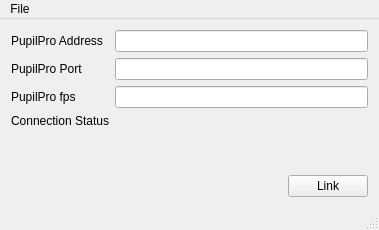
<?xml version="1.0" encoding="UTF-8"?>
<ui version="4.0">
 <class>MainWindow</class>
 <widget class="QMainWindow" name="MainWindow">
  <property name="geometry">
   <rect>
    <x>0</x>
    <y>0</y>
    <width>379</width>
    <height>230</height>
   </rect>
  </property>
  <property name="windowTitle">
   <string>PupilPro-LSL Connector</string>
  </property>
  <widget class="QWidget" name="centralWidget">
   <layout class="QVBoxLayout" name="verticalLayout">
    <item>
     <layout class="QFormLayout" name="formLayout">
      <property name="fieldGrowthPolicy">
       <enum>QFormLayout::AllNonFixedFieldsGrow</enum>
      </property>
      <item row="0" column="0">
       <widget class="QLabel" name="label_4">
        <property name="text">
         <string>PupilPro Address</string>
        </property>
       </widget>
      </item>
      <item row="0" column="1">
       <widget class="QLineEdit" name="serverIP">
        <property name="text">
         <string/>
        </property>
       </widget>
      </item>
      <item row="2" column="0">
       <widget class="QLabel" name="pupilProPortLabel">
        <property name="text">
         <string>PupilPro Port</string>
        </property>
       </widget>
      </item>
      <item row="2" column="1">
       <widget class="QLineEdit" name="port"/>
      </item>
      <item row="4" column="0">
       <widget class="QLabel" name="label_2">
        <property name="text">
         <string>Connection Status</string>
        </property>
       </widget>
      </item>
      <item row="4" column="1">
       <widget class="QLabel" name="connectionStatus">
        <property name="text">
         <string/>
        </property>
       </widget>
      </item>
      <item row="3" column="0">
       <widget class="QLabel" name="pupilProFpsLabel">
        <property name="text">
         <string>PupilPro fps</string>
        </property>
       </widget>
      </item>
      <item row="3" column="1">
       <widget class="QLineEdit" name="fps"/>
      </item>
     </layout>
    </item>
    <item>
     <layout class="QHBoxLayout" name="horizontalLayout">
      <item>
       <spacer name="horizontalSpacer">
        <property name="orientation">
         <enum>Qt::Horizontal</enum>
        </property>
        <property name="sizeHint" stdset="0">
         <size>
          <width>40</width>
          <height>20</height>
         </size>
        </property>
       </spacer>
      </item>
      <item>
       <widget class="QPushButton" name="linkButton">
        <property name="text">
         <string>Link</string>
        </property>
       </widget>
      </item>
     </layout>
    </item>
   </layout>
  </widget>
  <widget class="QMenuBar" name="menuBar">
   <property name="geometry">
    <rect>
     <x>0</x>
     <y>0</y>
     <width>379</width>
     <height>22</height>
    </rect>
   </property>
   <widget class="QMenu" name="menuFile">
    <property name="title">
     <string>File</string>
    </property>
    <addaction name="actionLoad_Configuration"/>
    <addaction name="actionSave_Configuration"/>
    <addaction name="separator"/>
    <addaction name="actionQuit_2"/>
   </widget>
   <addaction name="menuFile"/>
  </widget>
  <widget class="QStatusBar" name="statusBar"/>
  <action name="actionLoad_Configuration">
   <property name="text">
    <string>Load Configuration</string>
   </property>
  </action>
  <action name="actionSave_Configuration">
   <property name="text">
    <string>Save Configuration</string>
   </property>
  </action>
  <action name="actionQuit">
   <property name="text">
    <string>Quit</string>
   </property>
  </action>
  <action name="actionQuit_2">
   <property name="text">
    <string>Quit</string>
   </property>
  </action>
 </widget>
 <layoutdefault spacing="6" margin="11"/>
 <resources/>
 <connections/>
</ui>
